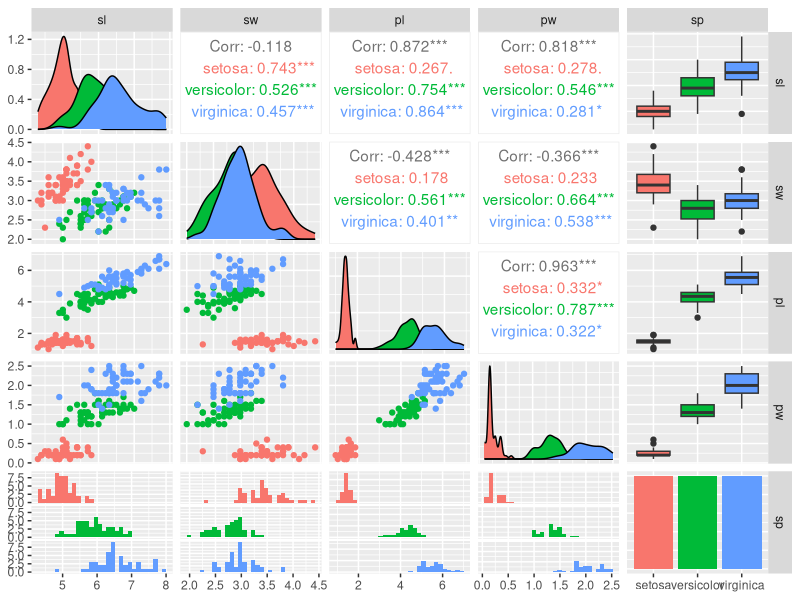
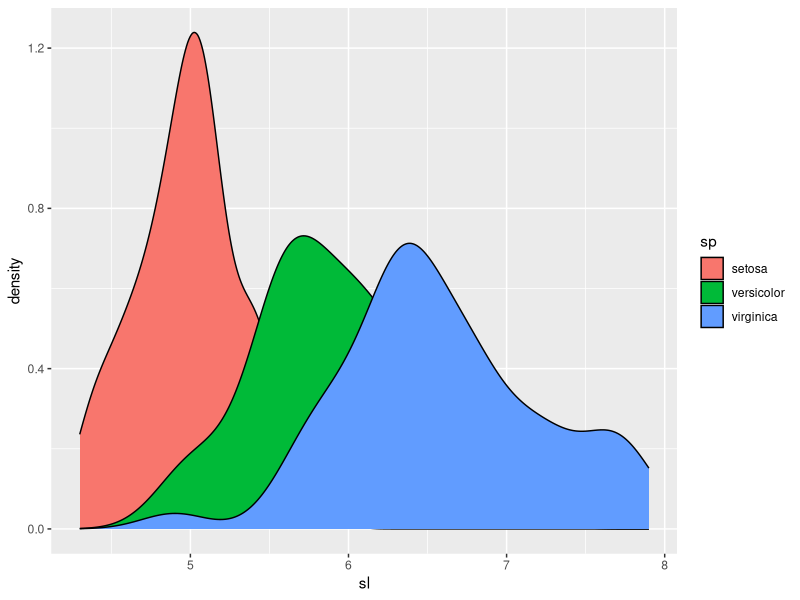
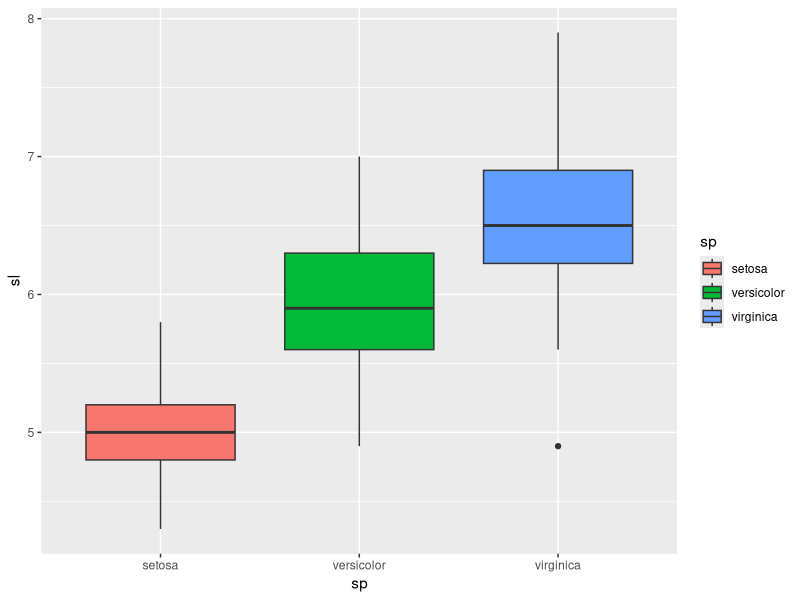
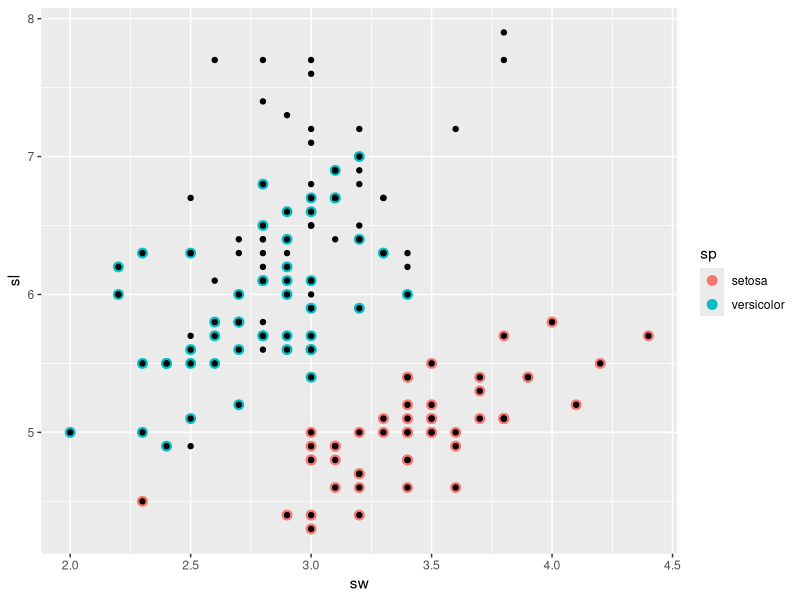
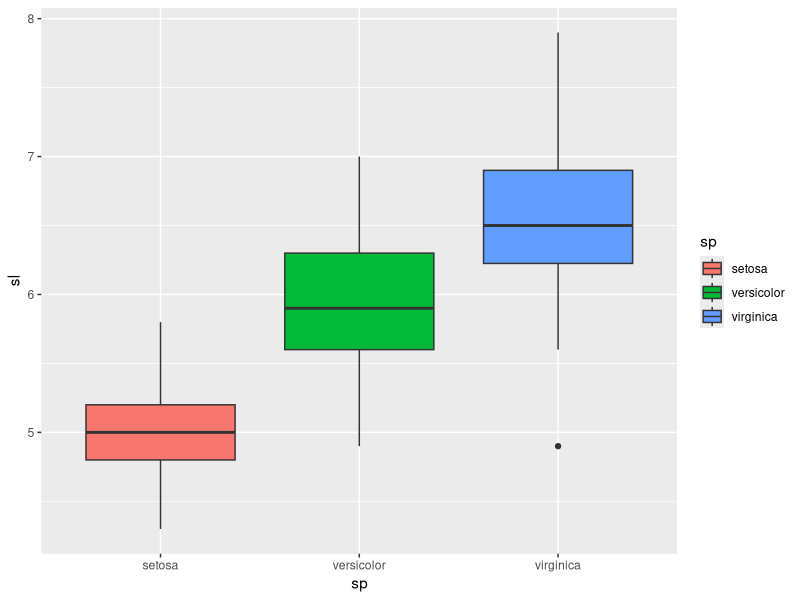
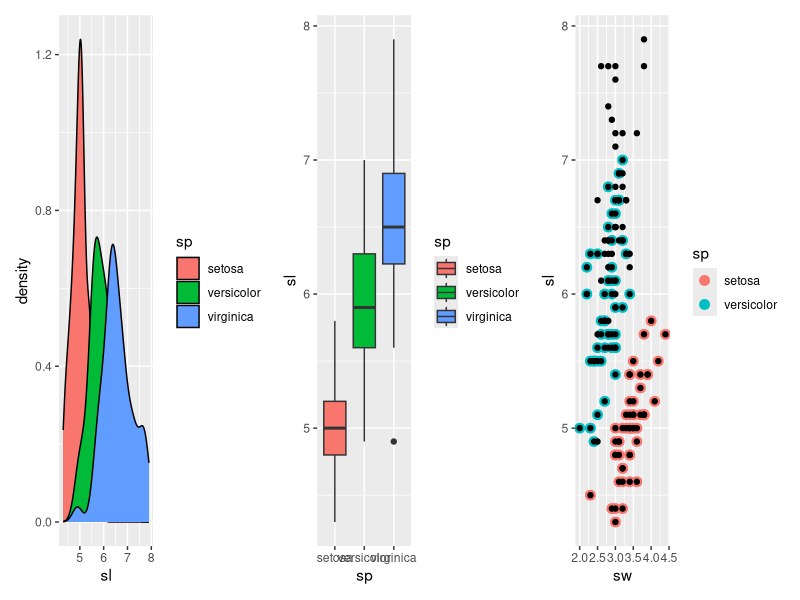
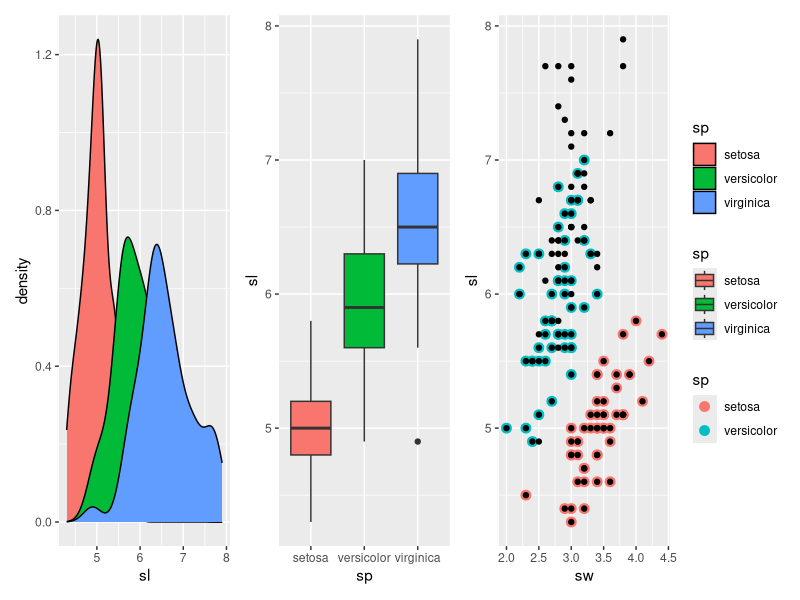
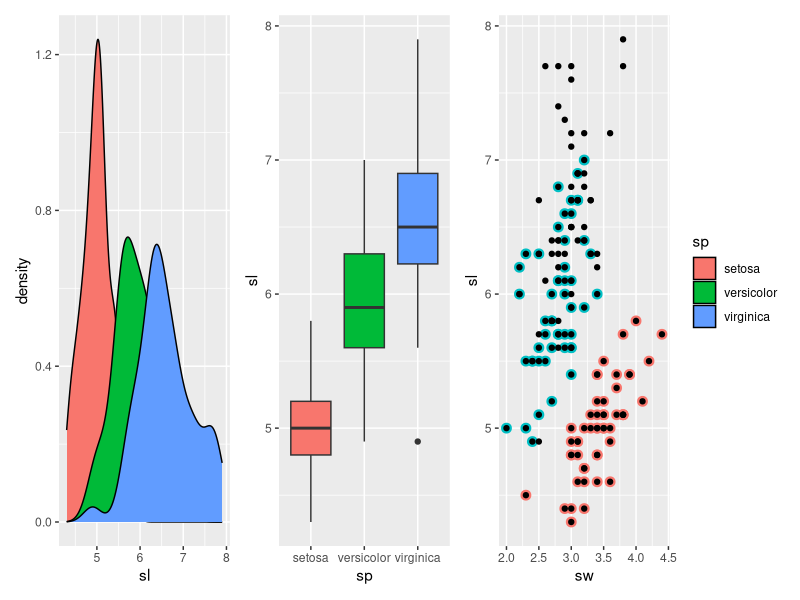

Write the R code that produced these figures, in order.
## ---- chunk 1
library(tidyverse)
## ---- chunk 2
x = 3
tibble( x=1:2,  x*x,  'x $'=x^3,  !!x ) 
# global env에 있는 변수를 사용하려면 !!를 사용
## ---- chunk 3
mtcars
## ---- chunk 4
mtx = mtcars[mtcars$gear!=5,]
mtx
dim(mtx)
## ---- chunk 5
Count = tapply(  mtx,  mtx$gear,                 
			       function(x) length(x$mpg) )

Avg   =  tapply( mtx, mtx$gear,                 
			       function(x) mean(x$mpg)  )

Count
Avg
## ---- chunk 6

mtcars %>% 
    filter( gear!=5 ) 

## ---- chunk 7

mtcars %>% 
    filter( gear!=5 ) %>% 
        group_by(gear) %>%                   
          summarize(  Avg=mean(mpg),  Count=n()  )

## ---- chunk 8

mtcars %>% 
    filter( gear!=5 ) %>% 
      select(mpg, wt, vs, carb) %>% # 변수를 고른다
        # mutate( mpg_wt = mpg/wt ) #새로운 변수를 만든다
        transmute( mpg_wt = mpg/wt ) #새로운 변수만 만들고 남긴다.

## ---- chunk 9

mtcars %>% 
    filter( gear!=5 ) %>% 
      select(mpg, wt, vs, carb) %>%
        mutate( mpg_wt = mpg/wt ) %>% 
        arrange(desc(mpg_wt))  %>% # 나열 순서 desc(감소하는 순서)로 한다.
        relocate( mpg_wt, wt, mpg) %>% # 변수 배열 순서 변경(나머지는 이전에 있던 순서대로 배열)
        head(5)

## ---- chunk 10

library(GGally)

## ---- chunk 11

names(iris) = c('sl','sw','pl','pw','sp')
iris
## ---- chunk 12

ggpairs(iris, aes(color=sp),progress=F)

## ---- chunk 13

p1 = ggplot(iris) + 
       geom_density(aes(sl,fill=sp))

p1
## ---- chunk 14

p2 = ggplot(iris) + 
       geom_boxplot(aes(sp,sl,fill=sp))

p2
## ---- chunk 15

iris2 = iris[1:100,]

p3  = ggplot( data=iris, aes(sw,sl) ) + 
      geom_point( data=iris2, 
                  aes(col=sp),size=3.0)+
      geom_point()

p3
## ---- chunk 16

p2
## ---- chunk 17

library(patchwork)

## ---- chunk 18

p1 + p2 + p3

## ---- chunk 19

p1+p2+p3 +plot_layout(guides = 'collect')

## ---- chunk 20

p1+
  ( p2+theme(legend.position = "none") )+
  ( p3+theme(legend.position = "none") )+
     plot_layout(guides = 'collect')

## ---- chunk 21

(p1 + p2 )/ p3

